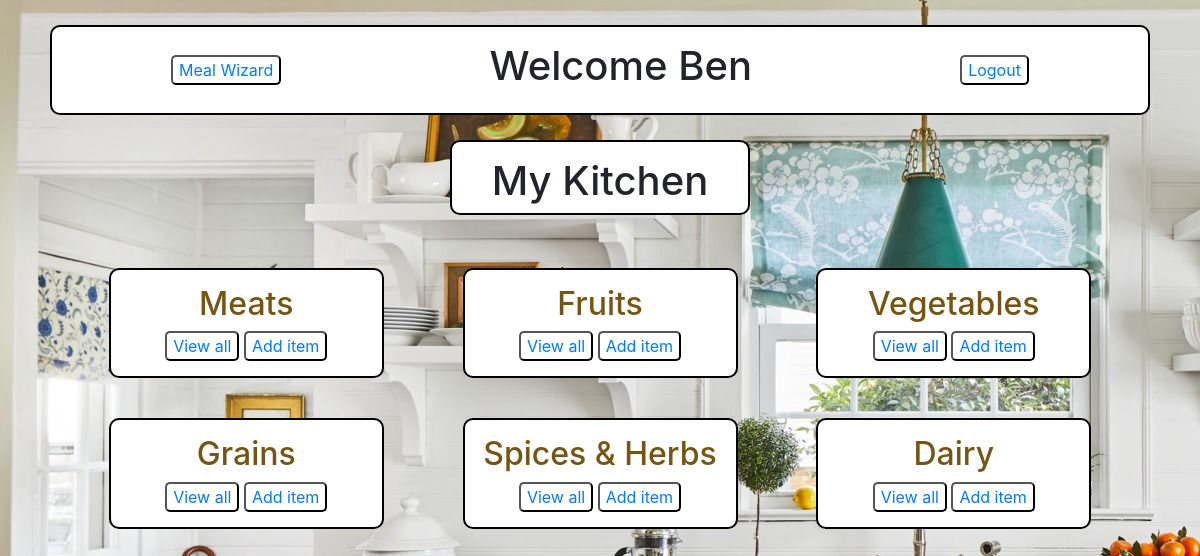
The app's page /home (signed in) with its own data.
### main_app/models.py (models this page shows, shortened)
class User(models.Model):
    first_name = models.CharField(max_length=100)
    last_name = models.CharField(max_length=100)
    email = models.CharField(max_length=100)
    password = models.CharField(max_length=100)
    objects = UserManager()
    created_at=models.DateTimeField(auto_now_add=True)
    updated_at=models.DateTimeField(auto_now=True)

class Category(models.Model):
    name = models.CharField(max_length=100)
    created_at=models.DateTimeField(auto_now_add=True)
    updated_at=models.DateTimeField(auto_now=True)

### main_app/views.py (the view)
# urls.py: 2. Add a URL to urlpatterns:  path('', views.home, name='home')
def home(request):
    context = {
        "categories": Category.objects.all(),
        'user': User.objects.get(id = request.session['uuid']),
    }
    return render (request, 'kitchen.html', context)

### main_app/templates/kitchen.html (shortened to what this page needs)
<!DOCTYPE html>
<html lang="en">
<head>
    <link rel="stylesheet" href="https://maxcdn.bootstrapcdn.com/bootstrap/4.0.0/css/bootstrap.min.css">
    {% load static %}
    <link rel="stylesheet" type="text/css" href="{% static 'style.css' %}" />
</head>
<header>
    <button><a href="/meal_wizard">Meal Wizard</a></button>
    <h1>Welcome {{ user.first_name }}</h1>
    <button><a href="/logout">Logout</a></button>
</header>
<body>
    <h1 class="kitchenHead">My Kitchen</h1>
    <div class="panelsAll">
        {% for category in categories %}
        <div class="panel">
            <h2>{{ category.name }}</h2>
            <button>
                <a href="view_all/{{ category.id }}">View all</a>
            </button>
            <button>
                <a href="/add_ingredient">Add item</a>
            </button>
        </div>
        {% endfor %}
    </div>
</body>
</html>

### main_app/static/style.css (style rules this page uses)
header { display: flex; flex-direction: row; align-items: center; justify-content: space-around; margin: 25px; padding: 15px; border: solid 2px black; border-radius: 10px; background-color: white; }
body { margin: 25px; background-image: url(/static/img/kitchen.jpeg); }
body h1 { text-align: center; }
.panelsAll { display: flex; flex-wrap: wrap; justify-content: space-evenly; padding: 25px; }
.panel { width: 25%; height: auto; border: solid 2px black; border-radius: 10px; margin: 20px; text-align: center; padding: 15px; background-color: white; color: #755514; }
.kitchenHead { width: 300px; height: 75px; border: solid 2px black; border-radius: 10px; display: block; margin-left: auto; margin-right: auto; text-align: center; padding: 15px; background-color: white; }
button { border-radius: 5px; background-color: white; color: #755514; cursor: pointer; }

### records on screen
User: first_name "Ben"
Category: name "Meats"
Category: name "Fruits"
Category: name "Vegetables"
Category: name "Grains"
Category: name "Spices & Herbs"
Category: name "Dairy"
